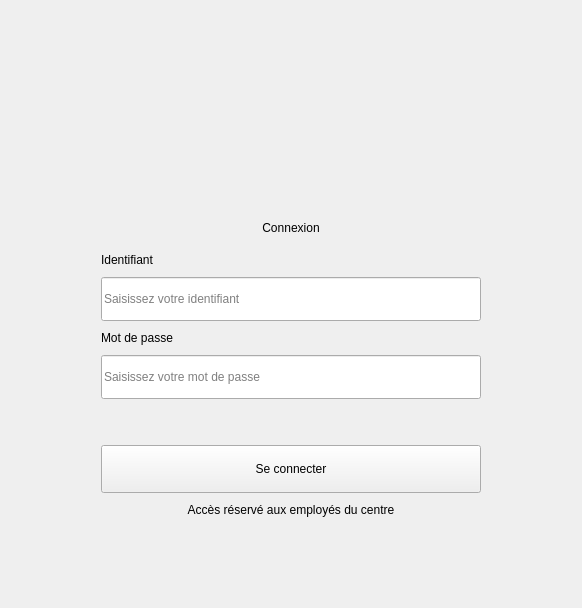
      <widget class="QWidget" name="pageLogin">
       <layout class="QVBoxLayout" name="verticalLayoutLogin">
        <item>
         <spacer name="spacerHaut">
          <property name="orientation">
           <enum>Qt::Orientation::Vertical</enum>
          </property>
          <property name="sizeHint" stdset="0">
           <size>
            <width>20</width>
            <height>40</height>
           </size>
          </property>
         </spacer>
        </item>
        <item>
         <layout class="QHBoxLayout" name="horizontalLayoutCard">
          <item>
           <spacer name="spacerGauche">
            <property name="orientation">
             <enum>Qt::Orientation::Horizontal</enum>
            </property>
            <property name="sizeHint" stdset="0">
             <size>
              <width>40</width>
              <height>20</height>
             </size>
            </property>
           </spacer>
          </item>
          <item>
           <widget class="QFrame" name="frameCard">
            <property name="minimumSize">
             <size>
              <width>480</width>
              <height>0</height>
             </size>
            </property>
            <property name="maximumSize">
             <size>
              <width>480</width>
              <height>16777215</height>
             </size>
            </property>
            <layout class="QVBoxLayout" name="verticalLayoutCard">
             <property name="spacing">
              <number>10</number>
             </property>
             <property name="leftMargin">
              <number>50</number>
             </property>
             <property name="topMargin">
              <number>40</number>
             </property>
             <property name="rightMargin">
              <number>50</number>
             </property>
             <property name="bottomMargin">
              <number>40</number>
             </property>
             <item alignment="Qt::AlignmentFlag::AlignHCenter">
              <widget class="QLabel" name="labelLogo">
               <property name="minimumSize">
                <size>
                 <width>300</width>
                 <height>120</height>
                </size>
               </property>
               <property name="maximumSize">
                <size>
                 <width>300</width>
                 <height>120</height>
                </size>
               </property>
               <property name="text">
                <string/>
               </property>
               <property name="pixmap">
                <pixmap resource="resources.qrc">:/images/logo_app.png</pixmap>
               </property>
               <property name="scaledContents">
                <bool>true</bool>
               </property>
              </widget>
             </item>
             <item>
              <widget class="QLabel" name="labelTitre">
               <property name="text">
                <string>Connexion</string>
               </property>
               <property name="alignment">
                <set>Qt::AlignmentFlag::AlignCenter</set>
               </property>
              </widget>
             </item>
             <item>
              <spacer name="spacerTitre">
               <property name="orientation">
                <enum>Qt::Orientation::Vertical</enum>
               </property>
               <property name="sizeType">
                <enum>QSizePolicy::Policy::Fixed</enum>
               </property>
               <property name="sizeHint" stdset="0">
                <size>
                 <width>20</width>
                 <height>8</height>
                </size>
               </property>
              </spacer>
             </item>
             <item>
              <widget class="QLabel" name="labelIdentifiant">
               <property name="text">
                <string>Identifiant</string>
               </property>
              </widget>
             </item>
             <item>
              <widget class="QLineEdit" name="lineEditIdentifiant">
               <property name="minimumSize">
                <size>
                 <width>0</width>
                 <height>44</height>
                </size>
               </property>
               <property name="placeholderText">
                <string>Saisissez votre identifiant</string>
               </property>
              </widget>
             </item>
             <item>
              <widget class="QLabel" name="labelMotDePasse">
               <property name="text">
                <string>Mot de passe</string>
               </property>
              </widget>
             </item>
             <item>
              <widget class="QLineEdit" name="lineEditMotDePasse">
               <property name="minimumSize">
                <size>
                 <width>0</width>
                 <height>44</height>
                </size>
               </property>
               <property name="echoMode">
                <enum>QLineEdit::EchoMode::Password</enum>
               </property>
               <property name="placeholderText">
                <string>Saisissez votre mot de passe</string>
               </property>
              </widget>
             </item>
             <item>
              <widget class="QLabel" name="labelErreurConnexion">
               <property name="visible">
                <bool>false</bool>
               </property>
               <property name="text">
                <string/>
               </property>
               <property name="alignment">
                <set>Qt::AlignmentFlag::AlignCenter</set>
               </property>
               <property name="wordWrap">
                <bool>true</bool>
               </property>
              </widget>
             </item>
             <item>
              <spacer name="spacerBouton">
               <property name="orientation">
                <enum>Qt::Orientation::Vertical</enum>
               </property>
               <property name="sizeType">
                <enum>QSizePolicy::Policy::Fixed</enum>
               </property>
               <property name="sizeHint" stdset="0">
                <size>
                 <width>20</width>
                 <height>12</height>
                </size>
               </property>
              </spacer>
             </item>
             <item>
              <widget class="QPushButton" name="pushButtonConnexion">
               <property name="minimumSize">
                <size>
                 <width>0</width>
                 <height>48</height>
                </size>
               </property>
               <property name="cursor">
                <cursorShape>PointingHandCursor</cursorShape>
               </property>
               <property name="text">
                <string>Se connecter</string>
               </property>
              </widget>
             </item>
             <item>
              <widget class="QLabel" name="labelInfo">
               <property name="text">
                <string>Accès réservé aux employés du centre</string>
               </property>
               <property name="alignment">
                <set>Qt::AlignmentFlag::AlignCenter</set>
               </property>
              </widget>
             </item>
            </layout>
           </widget>
          </item>
          <item>
           <spacer name="spacerDroite">
            <property name="orientation">
             <enum>Qt::Orientation::Horizontal</enum>
            </property>
            <property name="sizeHint" stdset="0">
             <size>
              <width>40</width>
              <height>20</height>
             </size>
            </property>
           </spacer>
          </item>
         </layout>
        </item>
        <item>
         <spacer name="spacerBas">
          <property name="orientation">
           <enum>Qt::Orientation::Vertical</enum>
          </property>
          <property name="sizeHint" stdset="0">
           <size>
            <width>20</width>
            <height>40</height>
           </size>
          </property>
         </spacer>
        </item>
       </layout>
      </widget>
